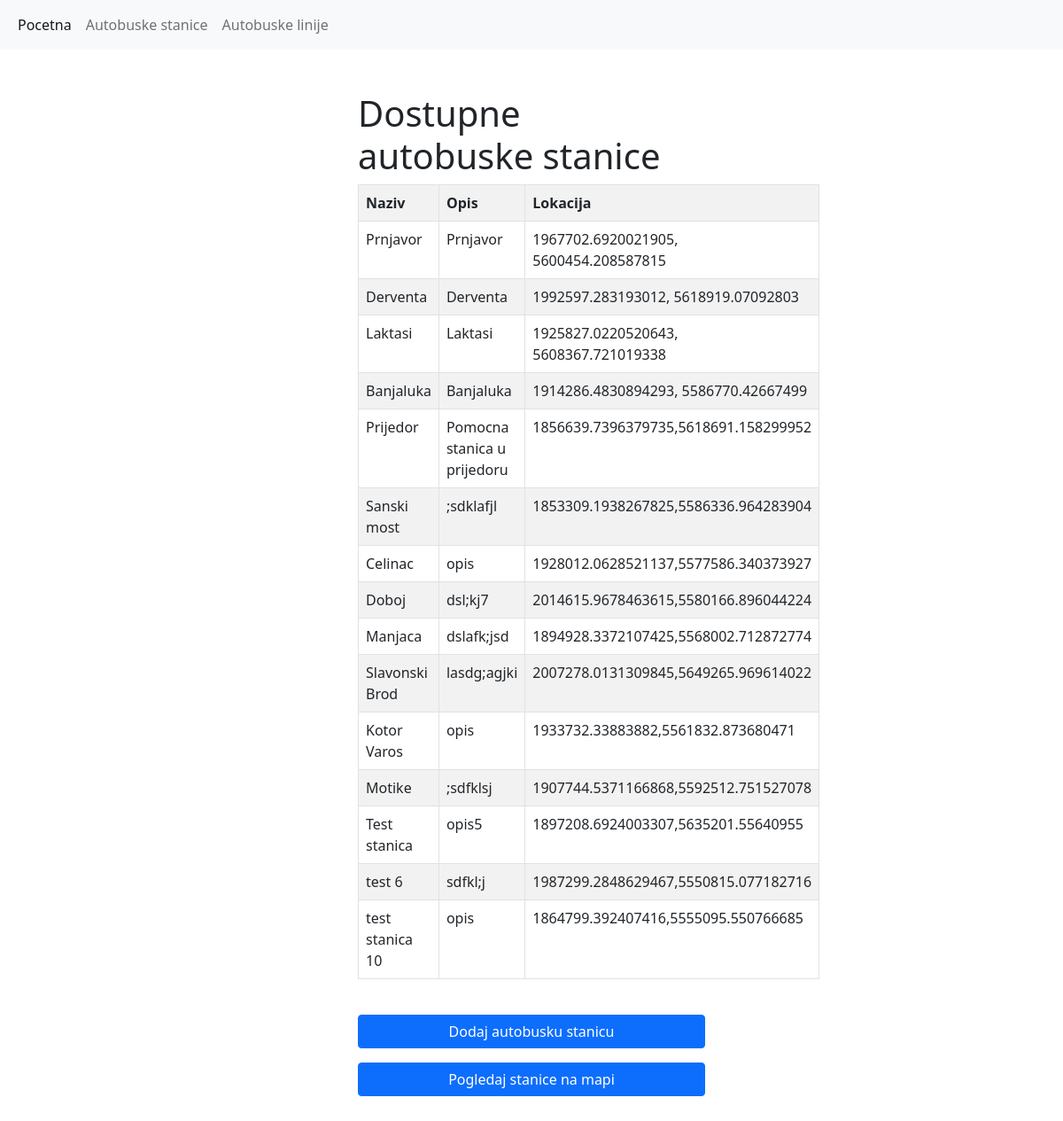
The page /app/stanice on the database as committed earlier.
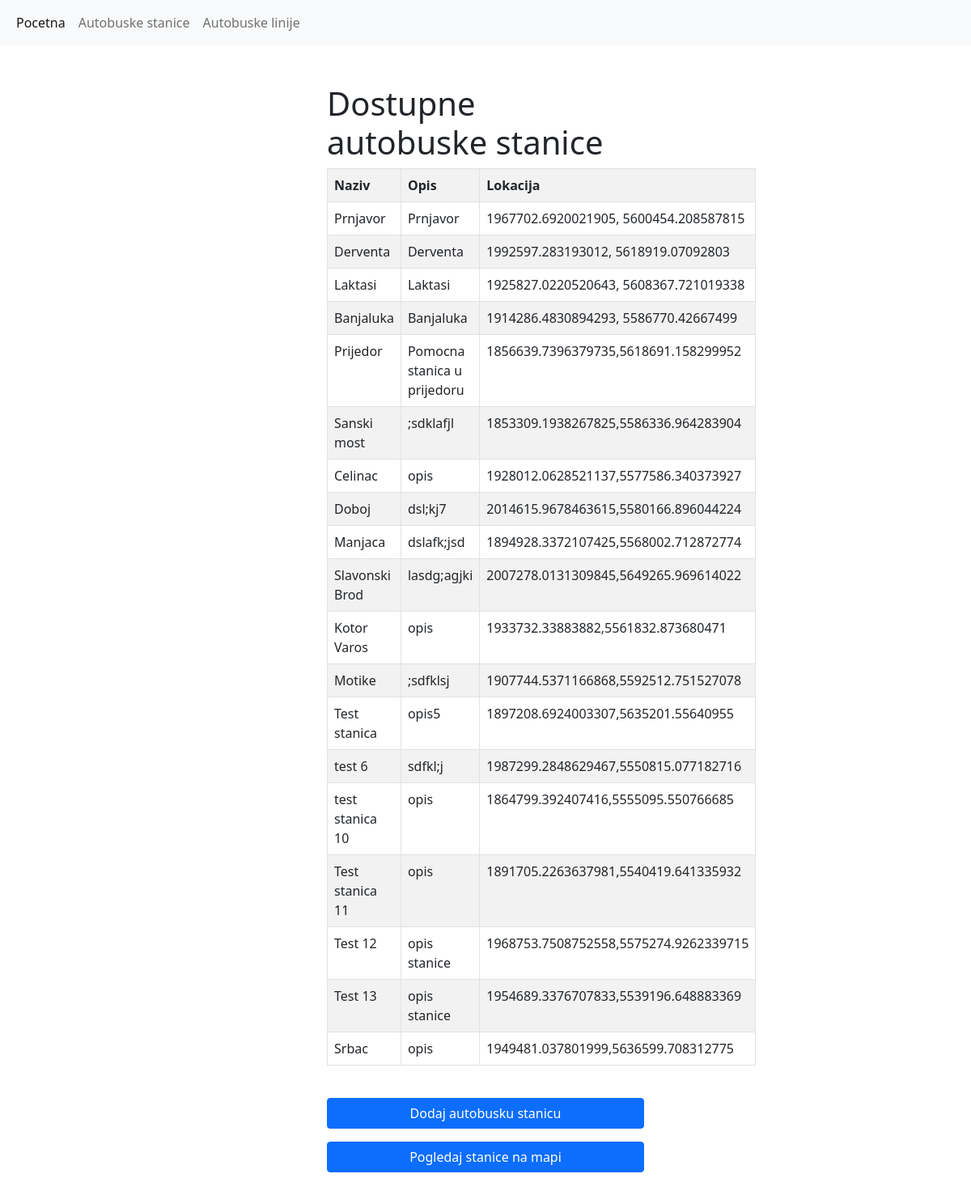
The same page on the database as committed later.
### app/models.py (models this page shows, shortened)
class Stanica(models.Model):
    naziv = models.CharField(max_length=200)
    opis = models.CharField(max_length=200)
    tacka = models.CharField(max_length=100)

### app/views.py (the view)
# urls.py: path('stanice', views.StaniceView.as_view(), name = 'stanice'),
class StaniceView(generic.ListView):
    template_name = 'app/stanice.html'
    model = Stanica
    context_object_name = 'lista_stanica'

### app/templates/app/stanice.html
{% extends 'app/layout.html' %}
{% block body %}
<h1>Dostupne autobuske stanice</h1>
    {% if lista_stanica %}
    <table class="table table-striped table-bordered">
        <tr>
            <th>Naziv</th>
            <th>Opis</th>
            <th>Lokacija</th>
        </tr>
        {% for stanica in lista_stanica %}
            <tr>
                <td>{{stanica.naziv}}</td>
                <td>{{stanica.opis}}</td>
                <td>{{stanica.tacka}}</td>
            </tr>
        {% endfor %}
    </table>
    {% else %}
    <strong>Nema dostupnih stanica</strong>
    {%endif%}
<br>
<a href="{% url 'app:dodaj_stanicu' %}" class="btn btn-primary w-100 mb-3">Dodaj autobusku stanicu</a>
<a href="{% url 'mapa:prikaz_stanica' %}" class="btn btn-primary w-100 mb-3">Pogledaj stanice na mapi</a>
{% endblock %}

### app/templates/app/layout.html (shortened to what this page needs)
{% load static %}
<!DOCTYPE html>
<html lang="en">
<head>
    <link href="https://cdn.jsdelivr.net/npm/bootstrap@5.0.0-beta2/dist/css/bootstrap.min.css" rel="stylesheet">
    <link rel="stylesheet" href="{% static 'app/style.css' %}">
    <link rel="stylesheet" href="{% static 'mapa/styles.css' %}">
    <link rel="stylesheet" href="https://cdn.jsdelivr.net/gh/openlayers/openlayers.github.io@master/en/v6.5.0/css/ol.css">
</head>
<body>
    <nav class="navbar navbar-expand-lg navbar-light bg-light">
        <div class="container-fluid">
          <div class="collapse navbar-collapse" id="navbarSupportedContent">
            <ul class="navbar-nav me-auto mb-2 mb-lg-0">
              <li class="nav-item">
                <a class="nav-link active" aria-current="page" href="{% url 'pocetna' %}">Pocetna</a>
              </li>
              <li class="nav-item">
                <a class="nav-link" href="{% url 'app:stanice' %}">Autobuske stanice</a>
              </li>
              <li class="nav-item">
                <a class="nav-link" href="{% url 'app:linije' %}">Autobuske linije</a>
              </li>
            </ul>
          </div>
        </div>
      </nav>
     <main>
        <div class="container-fluid">
            <div class="d-flex align-items-center py-5">
                <div class="col-12 col-md-6 col-lg-4 mx-auto">
                    {% block body %}
                    {% endblock  %}
                </div>
            </div>
        </div>
    </main>
</body>
</html>

### mapa/static/mapa/styles.css (style rules this page uses)
* { box-sizing:border-box; }
body { margin:0; padding: 0; }

Rows that differ between the two databases and show on the page:
added Stanica: naziv "Test stanica 11", opis "opis", tacka "1891705.2263637981,5540419.641335932"
added Stanica: naziv "Test 12", opis "opis stanice", tacka "1968753.7508752558,5575274.9262339715"
added Stanica: naziv "Test 13", opis "opis stanice", tacka "1954689.3376707833,5539196.648883369"
added Stanica: naziv "Srbac", opis "opis", tacka "1949481.037801999,5636599.708312775"
